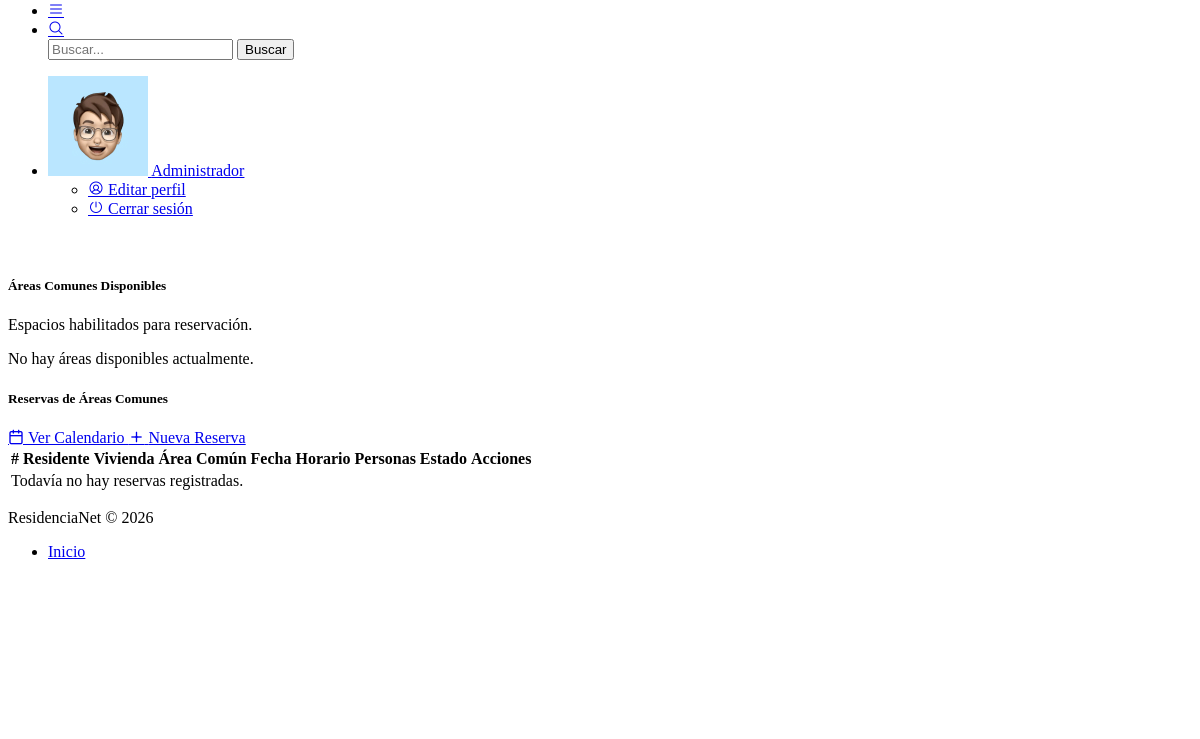
The app's page /reserva/index (signed in, lower part), older data.
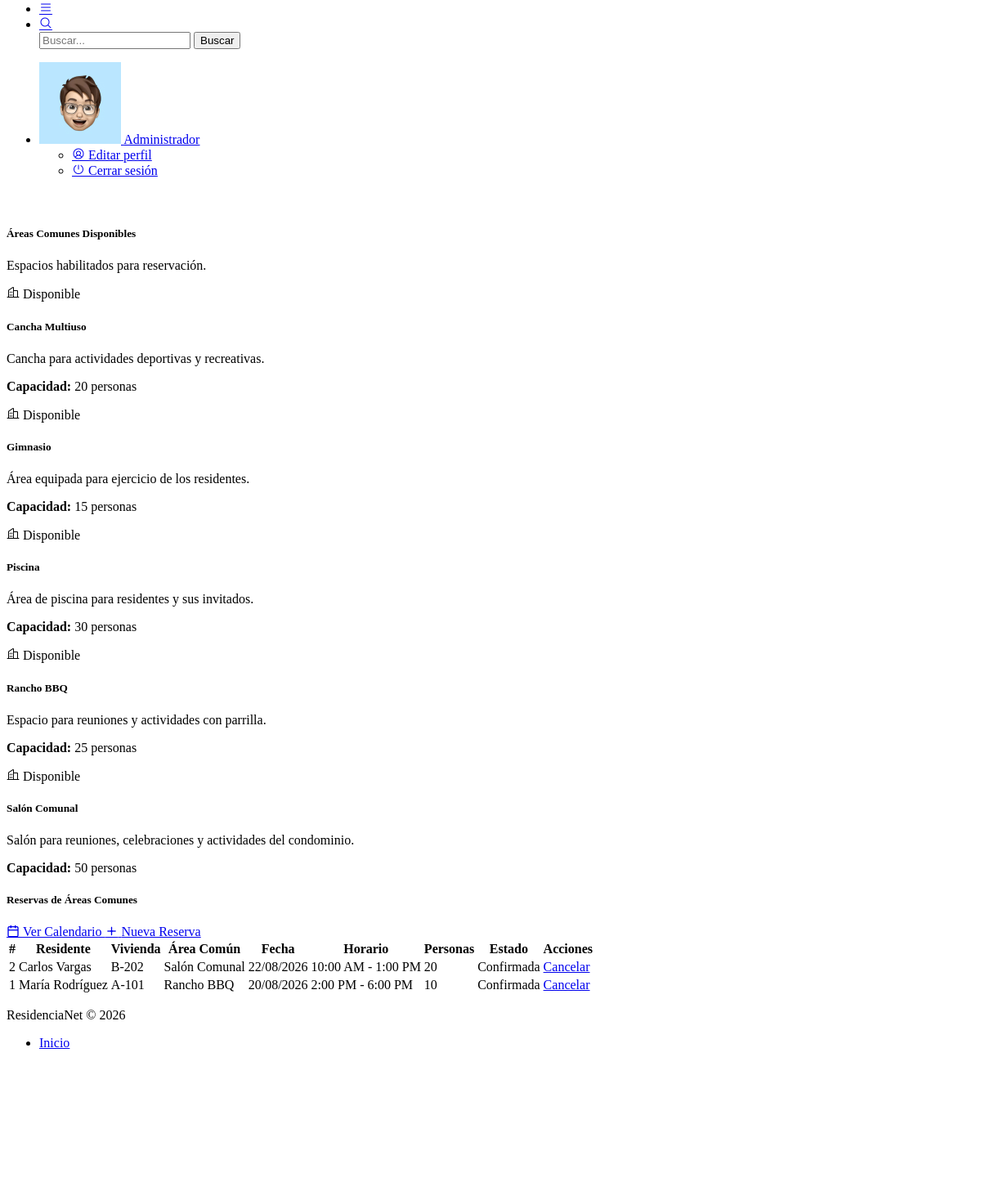
The same page, newer data.
### tables this page shows
CREATE TABLE IF NOT EXISTS areas_comunes (
    id INT AUTO_INCREMENT PRIMARY KEY,
    nombre VARCHAR(100) NOT NULL UNIQUE,
    descripcion VARCHAR(255),
    capacidad INT NOT NULL,
    estado ENUM('Disponible', 'No disponible') DEFAULT 'Disponible',
    created_at TIMESTAMP DEFAULT CURRENT_TIMESTAMP
);

CREATE TABLE IF NOT EXISTS reservas (
    id INT AUTO_INCREMENT PRIMARY KEY,
    residente_id INT NOT NULL,
    area_id INT NOT NULL,
    fecha DATE NOT NULL,
    hora_inicio TIME NOT NULL,
    hora_fin TIME NOT NULL,
    personas INT NOT NULL,
    comentarios TEXT,
    estado ENUM('Confirmada', 'Cancelada') DEFAULT 'Confirmada',
    created_at TIMESTAMP DEFAULT CURRENT_TIMESTAMP,
    FOREIGN KEY (residente_id) REFERENCES residentes(id),
    FOREIGN KEY (area_id) REFERENCES areas_comunes(id)
);

CREATE TABLE IF NOT EXISTS residentes (
    id INT AUTO_INCREMENT PRIMARY KEY,
    nombre VARCHAR(100) NOT NULL,
    cedula VARCHAR(30) NOT NULL UNIQUE,
    vivienda_id INT NOT NULL,
    tipo_residente ENUM('Propietario', 'Inquilino', 'Familiar') NOT NULL,
    telefono VARCHAR(30) NOT NULL,
    correo VARCHAR(100) NOT NULL,
    fecha_ingreso DATE NOT NULL,
    estado ENUM('Activo', 'Inactivo') DEFAULT 'Activo',
    observaciones TEXT,
    created_at TIMESTAMP DEFAULT CURRENT_TIMESTAMP,
    FOREIGN KEY (vivienda_id) REFERENCES viviendas(id)
);

CREATE TABLE IF NOT EXISTS viviendas (
    id INT AUTO_INCREMENT PRIMARY KEY,
    identificador VARCHAR(50) NOT NULL,
    tipo ENUM('Apartamento', 'Casa', 'Local Comercial') NOT NULL,
    propietario VARCHAR(100),
    area DECIMAL(10,2) NOT NULL,
    num_habitantes INT DEFAULT 0,
    estado ENUM('Disponible', 'Ocupada', 'En mantenimiento') DEFAULT 'Disponible',
    observaciones TEXT,
    created_at TIMESTAMP DEFAULT CURRENT_TIMESTAMP
);

### app/controllers/ReservaController.php (called while the page is built, shortened)
<?php
class ReservaController extends Controller {
    private $reservaModel;
    public function __construct() {
        $this->reservaModel = $this->model('Reserva');
    }
    public function index() {
        $reservas = $this->reservaModel->getAll();
        $areas = $this->reservaModel->getAreasDisponibles();
        $this->view('reservas/index', [
            'reservas' => $reservas,
            'areas' => $areas
        ]);
    }
}

### app/core/app.php (called while the page is built, shortened)
<?php
class App {
    protected $method = 'index';
    public function __construct() {
        $url = $this->parseUrl();
        if (isset($url[0]) && file_exists('../app/controllers/' . ucfirst($url[0]) . 'Controller.php')) {
            unset($url[0]);
        }
        $this->controller = new $this->controller;
        if (isset($url[1])) {
            if (method_exists($this->controller, $url[1])) {
                $this->method = $url[1];
                unset($url[1]);
            }
        }
        $this->params = $url ? array_values($url) : [];
        call_user_func_array([$this->controller, $this->method], $this->params);
    }
    public function parseUrl() {
        if (isset($_GET['url'])) {
            return explode('/', filter_var(rtrim($_GET['url'], '/'), FILTER_SANITIZE_URL));
        }
        return [];
    }
}

### public/index.php (called while the page is built, shortened)
<?php
require_once '../app/core/app.php';
$app = new App();

### app/models/Reserva.php (called while the page is built, shortened)
<?php
require_once '../app/config/database.php';
class Reserva {
    private $db;
    public function __construct() {
        $this->db = Database::getInstance()->getConnection();
    }
    public function getAll() {
        $query = "SELECT reservas.*,
                         residentes.nombre AS residente_nombre,
                         residentes.correo AS residente_correo,
                         viviendas.identificador AS vivienda_identificador,
                         areas_comunes.nombre AS area_nombre
                  FROM reservas
                  JOIN residentes ON reservas.residente_id = residentes.id
                  JOIN viviendas ON residentes.vivienda_id = viviendas.id
                  JOIN areas_comunes ON reservas.area_id = areas_comunes.id
                  ORDER BY reservas.fecha DESC, reservas.hora_inicio DESC";
        $result = $this->db->query($query);
        return $result->fetch_all(MYSQLI_ASSOC);
    }
    public function getAreasDisponibles() {
        $query = "SELECT * FROM areas_comunes
                  WHERE estado = 'Disponible'
                  ORDER BY nombre ASC";
        $result = $this->db->query($query);
        return $result->fetch_all(MYSQLI_ASSOC);
    }
}

### app/config/database.php (called while the page is built, shortened)
<?php
class Database {
    private static $instance = null;
    private $conn;
    private function __construct() {
        try {
            $this->conn = new mysqli(DB_HOST, DB_USER, DB_PASS, DB_NAME);
            $this->conn->set_charset("utf8");
        } catch (mysqli_sql_exception $e) {
            die("Error de conexión a la base de datos. Verifica que MySQL esté encendido y la base '" . DB_NAME . "' exista. Detalle: " . $e->getMessage());
        }
    }
    public static function getInstance() {
        if (!self::$instance) {
            self::$instance = new Database();
        }
        return self::$instance;
    }
    public function getConnection() {
        return $this->conn;
    }
}

### app/views/reservas/index.php (the view, shortened to what the changed rows need)
<?php
include '../app/views/layouts/header.php';
?>
<div class="pc-container">
    <div class="pc-content">
        <div class="row mb-3">
            <div class="col-12">
                <div class="card">
                    <div class="card-body">
                        <div class="row">
                            <?php if (!empty($data['areas'])): ?>
                                <?php foreach ($data['areas'] as $area): ?>
                                    <div class="col-md-6 col-xl-3 mb-3">
                                        <div class="card border h-100 mb-0">
                                            <div class="card-body">
                                                <div class="d-flex justify-content-between align-items-start mb-2">
                                                    <i class="ph ph-buildings f-28 text-primary"></i>
                                                    <span class="badge bg-success">Disponible</span>
                                                </div>
                                                <h5><?= htmlspecialchars($area['nombre']) ?></h5>
                                                <p class="text-muted mb-2"><?= htmlspecialchars($area['descripcion']) ?></p>
                                                <p class="mb-0">
                                                    <strong>Capacidad:</strong>
                                                    <?= htmlspecialchars($area['capacidad']) ?> personas
                                                </p>
                                            </div>
                                        </div>
                                    </div>
                                <?php endforeach; ?>
                            <?php else: ?>
                                <div class="col-12">
                                    <p class="text-center text-muted mb-0">No hay áreas disponibles actualmente.</p>
                                </div>
                            <?php endif; ?>
                        </div>
                    </div>
                </div>
            </div>
        </div>
        <div class="row">
            <div class="col-12">
                <div class="card">
                    <div class="card-body">
                        <div class="table-responsive">
                            <table class="table table-hover table-striped align-middle">
                                <thead>
                                    <tr>
                                        <th>#</th>
                                        <th>Residente</th>
                                        <th>Vivienda</th>
                                        <th>Área Común</th>
                                        <th>Fecha</th>
                                        <th>Horario</th>
                                        <th>Personas</th>
                                        <th>Estado</th>
                                        <th>Acciones</th>
                                    </tr>
                                </thead>
                                <tbody>
                                    <?php if (!empty($data['reservas'])): ?>
                                        <?php foreach ($data['reservas'] as $reserva): ?>
                                            <tr>
                                                <td><?= htmlspecialchars($reserva['id']) ?></td>
                                                <td><?= htmlspecialchars($reserva['residente_nombre']) ?></td>
                                                <td><?= htmlspecialchars($reserva['vivienda_identificador']) ?></td>
                                                <td><?= htmlspecialchars($reserva['area_nombre']) ?></td>
                                                <td><?= date('d/m/Y', strtotime($reserva['fecha'])) ?></td>
                                                <td>
                                                    <?= date('g:i A', strtotime($reserva['hora_inicio'])) ?> -
                                                    <?= date('g:i A', strtotime($reserva['hora_fin'])) ?>
                                                </td>
                                                <td><?= htmlspecialchars($reserva['personas']) ?></td>
                                                <td>
                                                    <?php if ($reserva['estado'] === 'Confirmada'): ?>
                                                        <span class="badge bg-success">Confirmada</span>
                                                    <?php else: ?>
                                                        <span class="badge bg-danger">Cancelada</span>
                                                    <?php endif; ?>
                                                </td>
                                                <td>
                                                    <?php if ($reserva['estado'] === 'Confirmada'): ?>
                                                        <a href="<?= BASE_URL ?>/reserva/cancel/<?= $reserva['id'] ?>"
                                                           class="btn btn-danger btn-sm"
                                                           onclick="return confirm('¿Desea cancelar esta reserva?');">
                                                            Cancelar
                                                        </a>
                                                    <?php else: ?>
                                                        <span class="text-muted">Sin acciones</span>
                                                    <?php endif; ?>
                                                </td>
                                            </tr>
                                        <?php endforeach; ?>
                                    <?php else: ?>
                                        <tr>
                                            <td colspan="9" class="text-center">Todavía no hay reservas registradas.</td>
                                        </tr>
                                    <?php endif; ?>
                                </tbody>
                            </table>
                        </div>
                    </div>
                </div>
            </div>
        </div>
    </div>
</div>
<?php
include '../app/views/layouts/scripts.php';
?>

Row changes from the older to the newer data that the page shows:
added areas_comunes: nombre "Cancha Multiuso", descripcion "Cancha para actividades deportivas y recreativas.", capacidad "20"
added areas_comunes: nombre "Gimnasio", descripcion "Área equipada para ejercicio de los residentes.", capacidad "15"
added areas_comunes: nombre "Piscina", descripcion "Área de piscina para residentes y sus invitados.", capacidad "30"
added areas_comunes: nombre "Rancho BBQ", descripcion "Espacio para reuniones y actividades con parrilla.", capacidad "25"
added areas_comunes: nombre "Salón Comunal", descripcion "Salón para reuniones, celebraciones y actividades del condominio.", capacidad "50"
added reservas: id "2", residente.nombre "Carlos Vargas", viviendas.identificador "B-202", area.nombre "Salón Comunal", fecha "22/08/2026", hora_inicio "10:00 AM", hora_fin "1:00 PM", personas "20", estado "Confirmada"
added reservas: id "1", residente.nombre "María Rodríguez", viviendas.identificador "A-101", area.nombre "Rancho BBQ", fecha "20/08/2026", hora_inicio "2:00 PM", hora_fin "6:00 PM", personas "10", estado "Confirmada"
Text that changed along with them:
text no longer shown: "No hay áreas disponibles actualmente. Todavía no hay reservas registradas."
